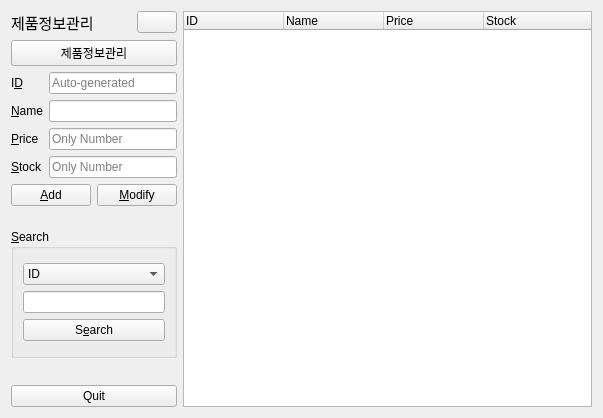
<?xml version="1.0" encoding="UTF-8"?>
<ui version="4.0">
 <class>ProductManagerForm</class>
 <widget class="QWidget" name="ProductManagerForm">
  <property name="geometry">
   <rect>
    <x>0</x>
    <y>0</y>
    <width>603</width>
    <height>418</height>
   </rect>
  </property>
  <property name="windowTitle">
   <string>Client Info</string>
  </property>
  <layout class="QHBoxLayout" name="horizontalLayout_3">
   <item>
    <layout class="QHBoxLayout" name="horizontalLayout" stretch="2,6">
     <item>
      <layout class="QVBoxLayout" name="verticalLayout_4" stretch="1,0,7,6,1,0">
       <item>
        <layout class="QHBoxLayout" name="horizontalLayout_2">
         <item>
          <widget class="QLabel" name="label">
           <property name="font">
            <font>
             <pointsize>11</pointsize>
            </font>
           </property>
           <property name="text">
            <string>제품정보관리</string>
           </property>
          </widget>
         </item>
         <item>
          <widget class="QPushButton" name="clearbutton">
           <property name="sizePolicy">
            <sizepolicy hsizetype="Fixed" vsizetype="Fixed">
             <horstretch>0</horstretch>
             <verstretch>0</verstretch>
            </sizepolicy>
           </property>
           <property name="text">
            <string/>
           </property>
           <property name="icon">
            <iconset resource="image.qrc">
             <normaloff>:/images/erase.png</normaloff>:/images/erase.png</iconset>
           </property>
           <property name="iconSize">
            <size>
             <width>40</width>
             <height>20</height>
            </size>
           </property>
          </widget>
         </item>
        </layout>
       </item>
       <item>
        <widget class="QPushButton" name="ProductManagement">
         <property name="text">
          <string>제품정보관리</string>
         </property>
        </widget>
       </item>
       <item>
        <layout class="QFormLayout" name="clientFormLayout">
         <item row="0" column="0">
          <widget class="QLabel" name="idLabel">
           <property name="text">
            <string>I&amp;D</string>
           </property>
           <property name="buddy">
            <cstring>idLineEdit</cstring>
           </property>
          </widget>
         </item>
         <item row="0" column="1">
          <widget class="QLineEdit" name="idLineEdit">
           <property name="readOnly">
            <bool>true</bool>
           </property>
           <property name="placeholderText">
            <string>Auto-generated</string>
           </property>
          </widget>
         </item>
         <item row="1" column="0">
          <widget class="QLabel" name="nameLabel">
           <property name="text">
            <string>&amp;Name</string>
           </property>
           <property name="buddy">
            <cstring>nameLineEdit</cstring>
           </property>
          </widget>
         </item>
         <item row="1" column="1">
          <widget class="QLineEdit" name="nameLineEdit"/>
         </item>
         <item row="2" column="0">
          <widget class="QLabel" name="priceLabel">
           <property name="text">
            <string>&amp;Price</string>
           </property>
           <property name="buddy">
            <cstring>priceLineEdit</cstring>
           </property>
          </widget>
         </item>
         <item row="2" column="1">
          <widget class="QLineEdit" name="priceLineEdit">
           <property name="placeholderText">
            <string>Only Number</string>
           </property>
          </widget>
         </item>
         <item row="3" column="0">
          <widget class="QLabel" name="stockLabel">
           <property name="text">
            <string>&amp;Stock</string>
           </property>
           <property name="buddy">
            <cstring>stockLineEdit</cstring>
           </property>
          </widget>
         </item>
         <item row="3" column="1">
          <widget class="QLineEdit" name="stockLineEdit">
           <property name="placeholderText">
            <string>Only Number</string>
           </property>
          </widget>
         </item>
         <item row="4" column="0" colspan="2">
          <layout class="QHBoxLayout" name="addHorizontalLayout">
           <item>
            <widget class="QPushButton" name="addPushButton">
             <property name="text">
              <string>&amp;Add</string>
             </property>
            </widget>
           </item>
           <item>
            <widget class="QPushButton" name="modifyPushButton">
             <property name="text">
              <string>&amp;Modify</string>
             </property>
            </widget>
           </item>
          </layout>
         </item>
        </layout>
       </item>
       <item>
        <widget class="QGroupBox" name="groupBox">
         <property name="title">
          <string>&amp;Search</string>
         </property>
         <layout class="QVBoxLayout" name="verticalLayout">
          <item>
           <layout class="QVBoxLayout" name="verticalLayout_2">
            <item>
             <widget class="QComboBox" name="searchComboBox">
              <item>
               <property name="text">
                <string>ID</string>
               </property>
              </item>
              <item>
               <property name="text">
                <string>Name</string>
               </property>
              </item>
              <item>
               <property name="text">
                <string>Price</string>
               </property>
              </item>
              <item>
               <property name="text">
                <string>Stock</string>
               </property>
              </item>
             </widget>
            </item>
            <item>
             <widget class="QLineEdit" name="searchLineEdit"/>
            </item>
            <item>
             <widget class="QPushButton" name="searchPushButton">
              <property name="text">
               <string>S&amp;earch</string>
              </property>
             </widget>
            </item>
           </layout>
          </item>
         </layout>
        </widget>
       </item>
       <item>
        <spacer name="verticalSpacer_2">
         <property name="orientation">
          <enum>Qt::Vertical</enum>
         </property>
         <property name="sizeHint" stdset="0">
          <size>
           <width>20</width>
           <height>17</height>
          </size>
         </property>
        </spacer>
       </item>
       <item>
        <widget class="QPushButton" name="pushButton">
         <property name="text">
          <string>Quit</string>
         </property>
        </widget>
       </item>
      </layout>
     </item>
     <item>
      <layout class="QVBoxLayout" name="verticalLayout_3">
       <item>
        <widget class="QTreeWidget" name="treeWidget">
         <property name="rootIsDecorated">
          <bool>false</bool>
         </property>
         <column>
          <property name="text">
           <string>ID</string>
          </property>
         </column>
         <column>
          <property name="text">
           <string>Name</string>
          </property>
         </column>
         <column>
          <property name="text">
           <string>Price</string>
          </property>
         </column>
         <column>
          <property name="text">
           <string>Stock</string>
          </property>
         </column>
        </widget>
       </item>
      </layout>
     </item>
    </layout>
   </item>
  </layout>
 </widget>
 <resources>
  <include location="image.qrc"/>
 </resources>
 <connections/>
</ui>
